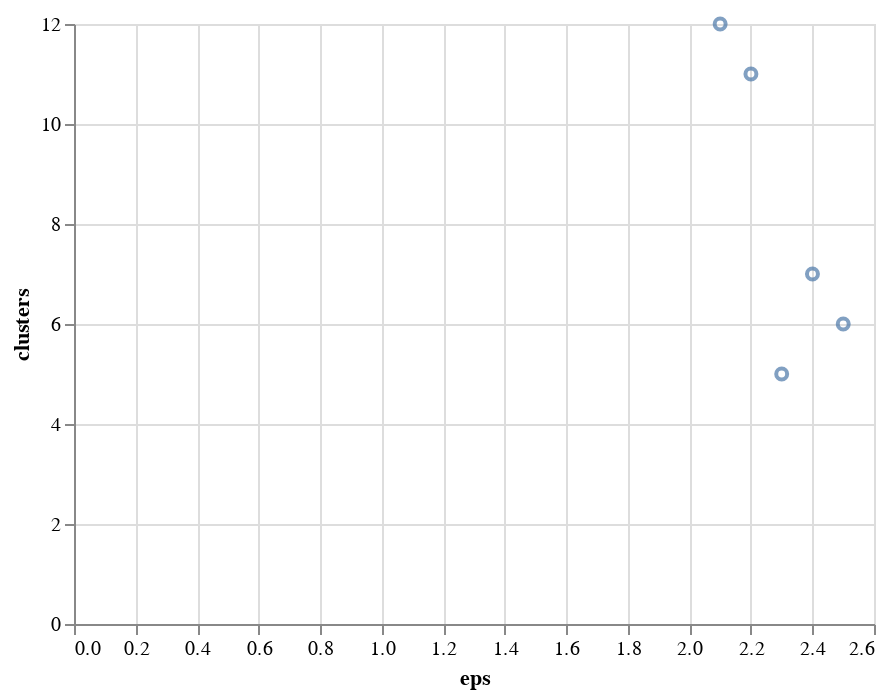

The notebook cell saved with this chart:
### Code cell
alt.Chart(db_df).mark_point().encode(
    x='eps',
    y='clusters'
)

### Figure 1 — Vega-Lite specification as saved in the notebook (floating-point values rounded to 4 significant figures)
{"config": {"view": {"continuousWidth": 400, "continuousHeight": 300}}, "data": {"name": "data-d0b34234136ec48808021301f879cdbb"}, "mark": "point", "encoding": {"x": {"type": "quantitative", "field": "eps"}, "y": {"type": "quantitative", "field": "clusters"}}, "$schema": "https://vega.github.io/schema/vega-lite/v4.8.1.json", "datasets": {"data-d0b34234136ec48808021301f879cdbb": [{"eps": 2.1, "outliers": 491, "clusters": 12}, {"eps": 2.2, "outliers": 445, "clusters": 11}, {"eps": 2.3, "outliers": 409, "clusters": 5}, {"eps": 2.4, "outliers": 368, "clusters": 7}, {"eps": 2.5, "outliers": 332, "clusters": 6}]}}
